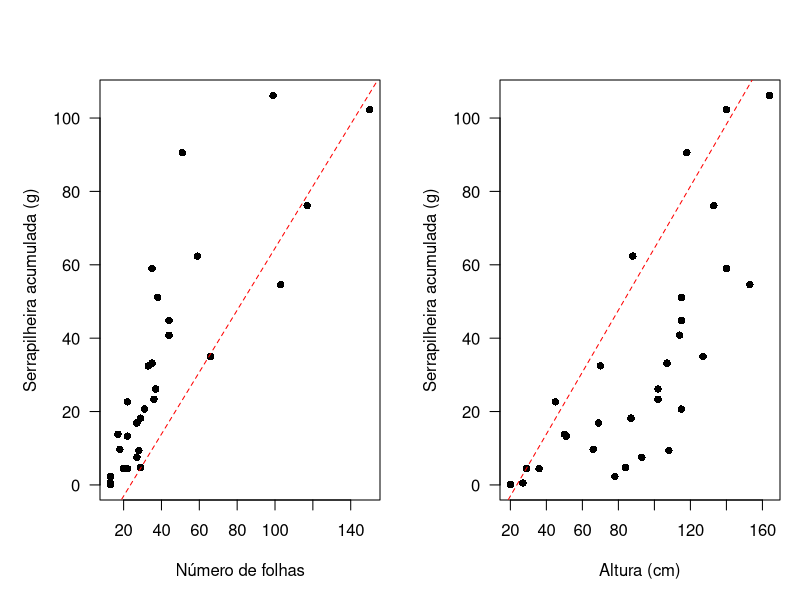

Here is the R script that generated this plot:
## ---- chunk 1
knitr::opts_chunk$set(echo = TRUE)
## ---- chunk 2
serrap <- read.csv("./data/serrapilheira.csv")

biomassa <- serrap$biomassa_serrapilheira_g
folhas <- serrap$num_folhas
altura <- serrap$altura_total_cm

mod_h1 <- glm(biomassa ~ folhas * altura)

anova(mod_h1,test = "Chisq")

# plots
par(mfrow = c(1, 2), mar = c(5, 5, 4, 1))
plot(
  biomassa ~ folhas,
  pch = 16,
  las = 1,
  xlab = "Número de folhas",
  ylab = "Serrapilheira acumulada (g)"
)
abline(mod_h1, lty = 2, col = "red")

plot(
  biomassa ~ altura,
  pch = 16,
  las = 1,
  xlab = "Altura (cm)",
  ylab = "Serrapilheira acumulada (g)"
)
abline(mod_h1, lty = 2, col = "red")
dev.off()
## ---- chunk 3
# calc a riqueza
# construir o modelo
# criar figura
